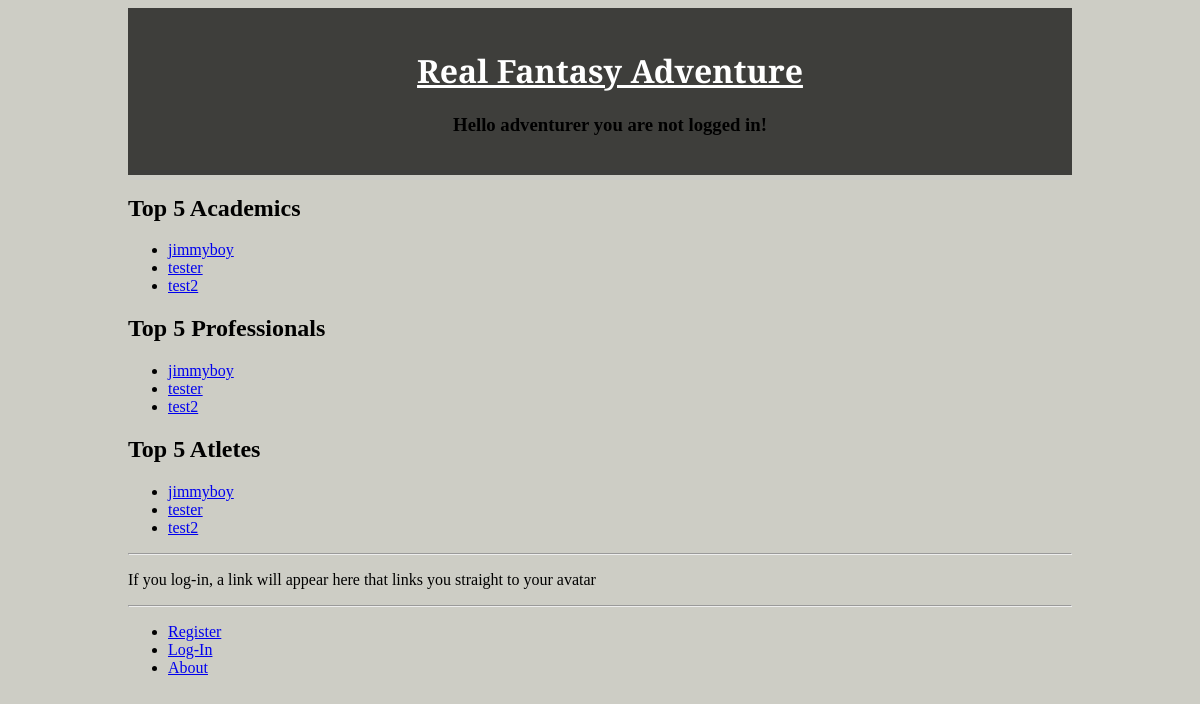
/real_fantasy_adventure_app/, run on the app's committed database.
### real_fantasy_adventure_app/models.py (models this page shows, shortened)
class Avatar(models.Model):
	user = models.OneToOneField(User)
	nickname = models.CharField(max_length=80)
	bio = models.TextField()
	confirm = models.BooleanField(default=False)
	level = models.IntegerField(default=1)
	num_professional_points = models.IntegerField(default=0)
	num_athletic_points = models.IntegerField(default=0)
	num_academic_points = models.IntegerField(default=0)
	created_date = models.DateTimeField(auto_now_add=True)
	modified_date = models.DateTimeField(auto_now=True)
	slug = models.SlugField(max_length=80, unique=True)
	objects = AvatarQuerySet.as_manager()
	class Meta:
		verbose_name = "Avatar Entry"
		verbose_name_plural = "Avatar Entries"
		ordering = ["-level"]

### real_fantasy_adventure_app/views.py (the view)
def index(request):
    avatars_by_academic = Avatar.objects.order_by('-num_academic_points')[:5]
    avatars_by_professional = Avatar.objects.order_by('-num_professional_points')[:5]
    avatars_by_athletic = Avatar.objects.order_by('-num_athletic_points')[:5]
    context_dict = {'academics': avatars_by_academic, 'professionals': avatars_by_professional, 'athletes': avatars_by_athletic}
    current_user = request.user
    if (current_user.is_authenticated()):
        avatar = Avatar.objects.get(user=current_user)
        context_dict['avatar_name_slug'] = avatar.slug
    return render(request, 'real_fantasy_adventure_app/index.html', context_dict)

### templates/real_fantasy_adventure_app/index.html (shortened to what this page needs)
{% extends 'real_fantasy_adventure_app/base.html/' %}
{% load static %}
{% block body_block %}
    {% if academics %}
    <h2>Top 5 Academics</h2>
        <ul>
            {% for academic in academics %}
            <li><a href="/real_fantasy_adventure_app/avatar/{{ academic.slug }}">{{ academic.nickname }}</a></li>
            {% endfor %}
        </ul>
    {% else %}
        <strong>There are no academics present.</strong>
    {% endif %}
    {% if professionals %}
    <h2>Top 5 Professionals</h2>
        <ul>
            {% for professional in professionals %}
            <li><a href="/real_fantasy_adventure_app/avatar/{{ professional.slug }}">{{ professional.nickname }}</a></li>
            {% endfor %}
        </ul>
    {% else %}
        <strong>There are no professionals present.</strong>
    {% endif %}
    {% if athletes %}
    <h2>Top 5 Atletes</h2>
        <ul>
            {% for athlete in athletes %}
            <li><a href="/real_fantasy_adventure_app/avatar/{{ athlete.slug }}">{{ athlete.nickname }}</a></li>
            {% endfor %}
        </ul>
    {% else %}
        <strong>There are no athletes present.</strong>
    {% endif %}
    <hr />
    {% if user.is_authenticated %}
    <div><a href="/real_fantasy_adventure_app/avatar/{{ avatar_name_slug }}/"> Your Avatar Page </a></div>
    {% else %}
    <p> If you log-in, a link will appear here that links you straight to your avatar</p>
    {% endif %}
{% endblock %}
{% load static %}

### static/css/real_fantasy_adventure_base.css (style rules this page uses)
body { background-color: #CDCDC5; padding-left: 10%; padding-right: 10%; }

### data on the page
Avatar: nickname "jimmyboy"
Avatar: nickname "tester"
Avatar: nickname "test2"
